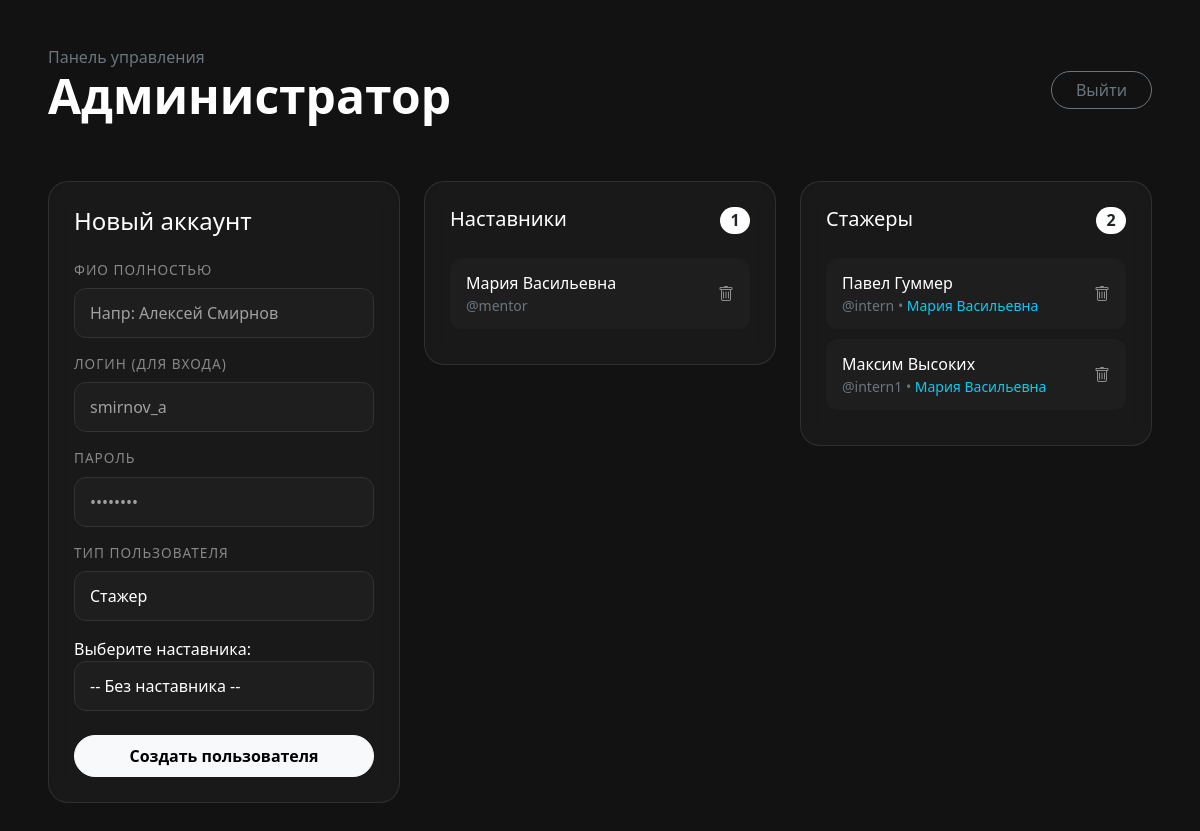
Page /admin (signed in) on the earlier database version.
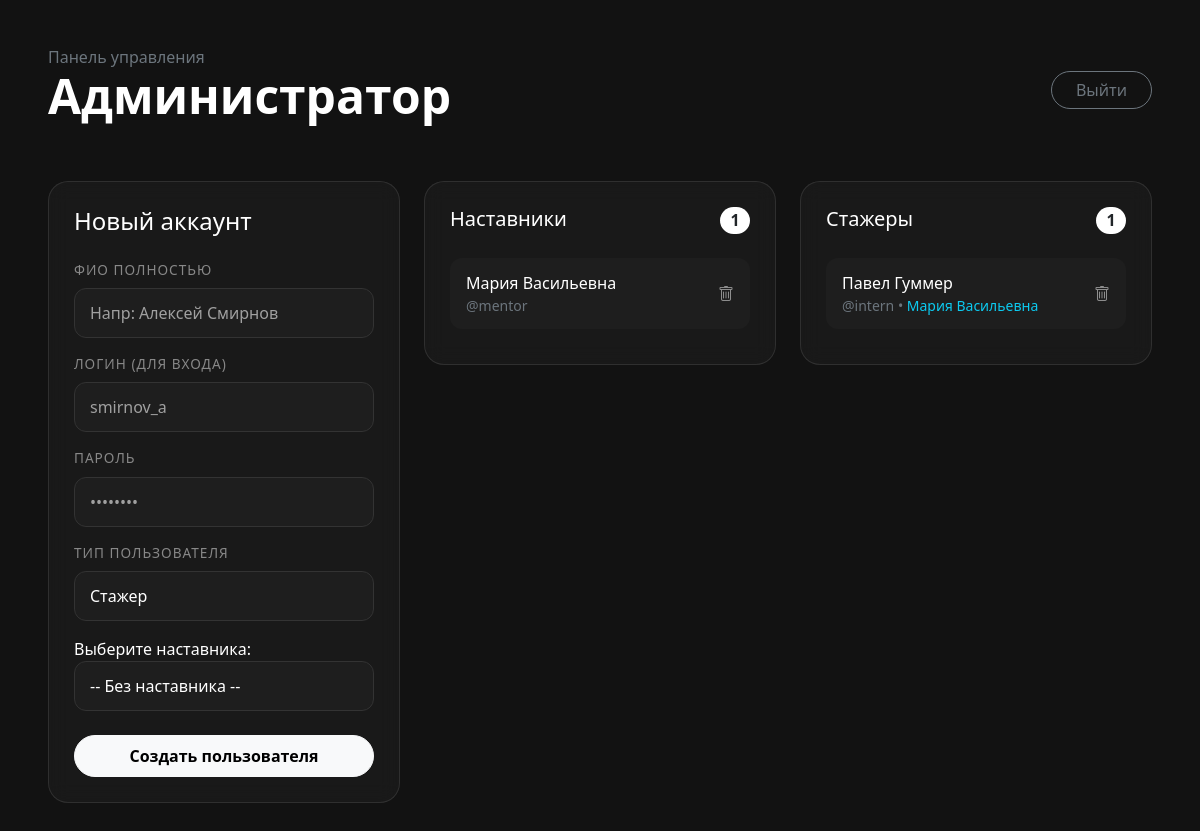
Same page on the later database version.
### app.py (models this page shows)
class User(db.Model, UserMixin):
    id = db.Column(db.Integer, primary_key=True)
    username = db.Column(db.String(150), unique=True, nullable=False)
    password = db.Column(db.String(150), nullable=False)
    full_name = db.Column(db.String(150))
    role = db.Column(db.String(50)) # 'mentor' или 'intern'
    mentor_id = db.Column(db.Integer, db.ForeignKey('user.id'), nullable=True)
    mentor = db.relationship('User', remote_side=[id], backref='interns')

### app.py (the view)
@app.route('/admin')
@login_required
def admin_dashboard():
    if current_user.role != 'admin':
        return "У вас нет доступа к этой странице", 403
    mentors = User.query.filter_by(role='mentor').all()
    interns = User.query.filter_by(role='intern').all()
    return render_template('admin.html', mentors=mentors, interns=interns)

### app.py (called while the page is built)
@login_manager.user_loader
def load_user(user_id):
    return User.query.get(int(user_id))

### templates/admin.html (shortened to what this page needs)
{% extends "base.html" %}
{% block content %}
<div class="container-fluid p-4 p-md-5">
    <div class="d-flex justify-content-between align-items-center mb-5">
        <div>
            <h6 class="text-secondary fw-normal m-0">Панель управления</h6>
            <h1 class="display-5 fw-bold text-white">Администратор</h1>
        </div>
        <a href="{{ url_for('logout') }}" class="btn btn-outline-secondary rounded-pill px-4">Выйти</a>
    </div>
    <div class="row g-4">
        <div class="col-lg-4">
            <div class="admin-card h-100">
                <h4 class="text-white mb-4">Новый аккаунт</h4>
                <form action="{{ url_for('create_user') }}" method="POST">
                    <div class="mb-3">
                        <label class="field-label">ФИО полностью</label>
                        <input type="text" name="full_name" class="form-control dark-input-clean" required placeholder="Напр: Алексей Смирнов">
                    </div>
                    <div class="mb-3">
                        <label class="field-label">Логин (для входа)</label>
                        <input type="text" name="username" class="form-control dark-input-clean" required placeholder="smirnov_a">
                    </div>
                    <div class="mb-3">
                        <label class="field-label">Пароль</label>
                        <input type="password" name="password" class="form-control dark-input-clean" required placeholder="••••••••">
                    </div>
                    <div class="mb-3">
                        <label class="field-label">Тип пользователя</label>
                        <select name="role" id="roleSelect" class="form-select dark-input-clean" required>
                            <option value="intern">Стажер</option>
                        </select>
                    </div>
                    <div id="mentorSelectBlock" class="mb-4">
                        <label>Выберите наставника:</label>
                        <select name="mentor_id" class="form-control dark-input-clean">
                            <option value="">-- Без наставника --</option>
                        </select>
                    </div>
                    <button type="submit" class="btn btn-light w-100 rounded-pill py-2 fw-bold">Создать пользователя</button>
                </form>
            </div>
        </div>
        <div class="col-lg-8">
            <div class="row g-4">
                <div class="col-md-6">
                    <div class="admin-card">
                        <h5 class="text-white mb-4 d-flex justify-content-between">
                            Наставники <span class="badge rounded-pill bg-white text-dark fs-6">{{ mentors|length }}</span>
                        </h5>
                        <div class="user-list">
                            {% for mentor in mentors %}
                            <div class="topic-item d-flex justify-content-between align-items-center">
                                <div>
                                    <div class="text-white fw-medium">{{ mentor.full_name }}</div>
                                    <div class="small text-secondary">@{{ mentor.username }}</div>
                                </div>
                                <form action="{{ url_for('delete_user', user_id=mentor.id) }}" method="POST">
                                    <button type="submit" class="btn text-secondary hover-red p-0 border-0 bg-transparent" onclick="return confirm('Удалить наставника?')">
                                        <i class="bi bi-trash"></i>
                                    </button>
                                </form>
                            </div>
                            {% else %}
                            <p class="text-secondary small text-center my-4">Список пуст</p>
                            {% endfor %}
                        </div>
                    </div>
                </div>
                <div class="col-md-6">
                    <div class="admin-card">
                        <h5 class="text-white mb-4 d-flex justify-content-between">
                            Стажеры <span class="badge rounded-pill bg-white text-dark fs-6">{{ interns|length }}</span>
                        </h5>
                        <div class="user-list">
                            {% for intern in interns %}
                            <div class="topic-item d-flex justify-content-between align-items-center">
                                <div>
                                    <div class="text-white fw-medium">{{ intern.full_name }}</div>
                                    <div class="small text-secondary">
                                        @{{ intern.username }} •
                                        <span class="text-info">{{ intern.mentor.full_name if intern.mentor else 'Без наставника' }}</span>
                                    </div>
                                </div>
                                <form action="{{ url_for('delete_user', user_id=intern.id) }}" method="POST">
                                    <button type="submit" class="btn text-secondary hover-red p-0 border-0 bg-transparent" onclick="return confirm('Удалить стажера?')">
                                        <i class="bi bi-trash"></i>
                                    </button>
                                </form>
                            </div>
                            {% else %}
                            <p class="text-secondary small text-center my-4">Список пуст</p>
                            {% endfor %}
                        </div>
                    </div>
                </div>
            </div>
        </div>
    </div>
</div>
{% endblock %}

### templates/base.html (shortened to what this page needs)
<!doctype html>
<html lang="ru">
<head>
    <link href="https://cdn.jsdelivr.net/npm/bootstrap@5.3.0/dist/css/bootstrap.min.css" rel="stylesheet">
    <link rel="stylesheet" href="https://cdn.jsdelivr.net/npm/bootstrap-icons@1.10.5/font/bootstrap-icons.css">
    <link rel="stylesheet" href="{{ url_for('static', filename='css/style.css') }}">
</head>
<body>
    {% block content %}{% endblock %}
</body>
</html>

### static/css/style.css (style rules this page uses)
:root { --bg-body: #121212; --bg-surface: #1c1c1e; --bg-element: #2c2c2e; --primary-glow: #4f4bff; --text-main: #ffffff; --text-muted: #bbbbbb; --border-radius: 20px; --border-color: #333; }
body { background-color: var(--bg-body); color: var(--text-main); font-family: 'Segoe UI', Roboto, Helvetica, Arial, sans-serif; min-height: 100vh; margin: 0; overflow-x: hidden; overflow-y: auto; }
.topic-item { display: flex; justify-content: space-between; align-items: center; background-color: transparent; border: 1px solid transparent; border-radius: 15px; padding: 12px 20px; margin-bottom: 8px; cursor: pointer; transition: all 0.2s ease; color: var(--text-muted); text-decoration: none; }
.field-label { font-size: 0.85rem; color: #666; margin-bottom: 8px; display: block; }
.admin-card { background: rgba(255, 255, 255, 0.03); border: 1px solid rgba(255, 255, 255, 0.1); backdrop-filter: blur(10px); border-radius: 20px; padding: 25px; transition: all 0.3s ease; }
.dark-input-clean { background: rgba(255, 255, 255, 0.05) !important; border: 1px solid rgba(255, 255, 255, 0.1) !important; color: white !important; border-radius: 12px !important; padding: 12px 15px !important; }
.field-label { color: #888; font-size: 0.85rem; text-transform: uppercase; letter-spacing: 1px; margin-bottom: 8px; display: block; }
.topic-item { background: rgba(255, 255, 255, 0.02); border-radius: 12px; padding: 12px 15px; margin-bottom: 10px; border: 1px solid transparent; }
.bi-trash { color: rgba(255, 255, 255, 0.5); transition: color 0.3s ease; }
.topic-item:not(.add-new-btn) { counter-increment: topic-counter; }
.dark-input-clean { background-color: #1e1e1e !important; border: 1px solid #333 !important; color: #fff !important; border-radius: 12px !important; padding: 10px 15px; }
.dark-input-clean option { background-color: #1e1e1e; color: #fff; padding: 10px; }
select.dark-input-clean { appearance: none; background-repeat: no-repeat; background-position: right 0.75rem center; background-size: 16px 12px; }
.dark-input-clean::placeholder { color: #a0a0a0; opacity: 1; }

Differences in the rows shown:
removed User: full_name "Максим Высоких", username "intern1", mentor "Мария Васильевна", shown under "Стажеры 2"
Other differences:
{{ interns|length }}: "2" → "1"
